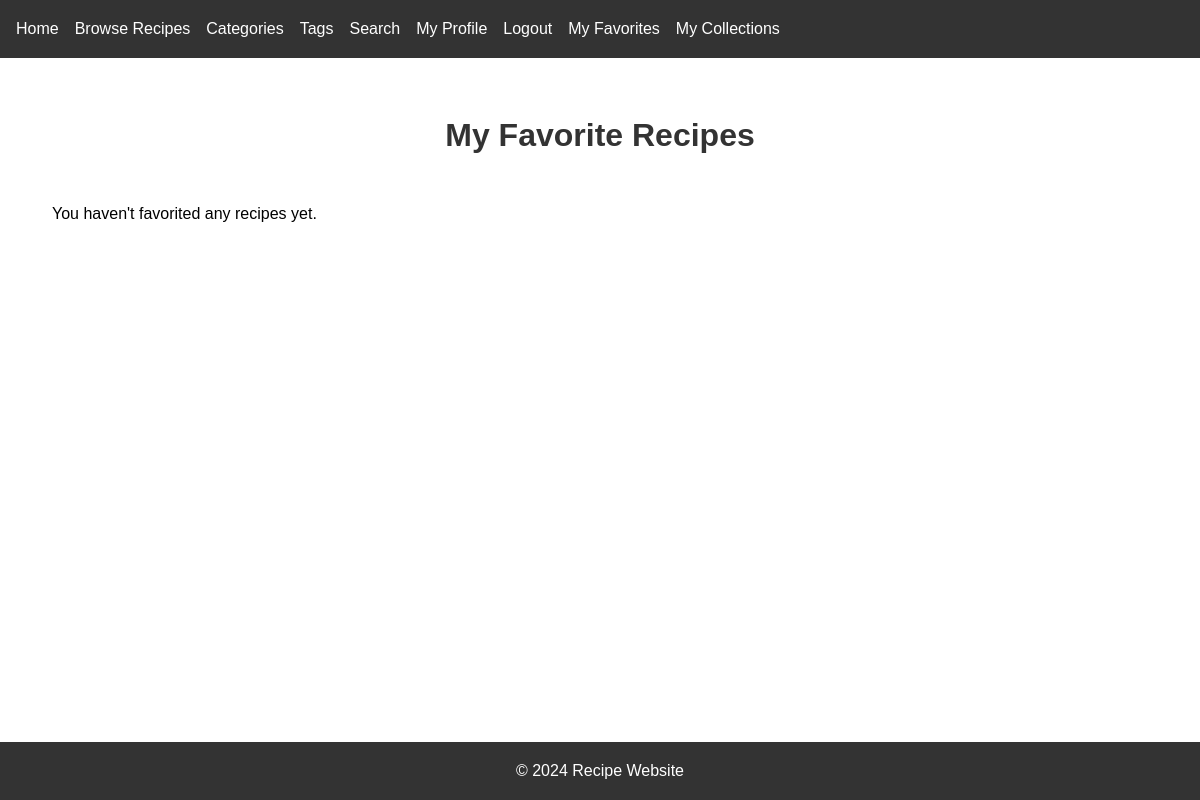
The page /favorites/ (signed in) on the database as committed earlier.
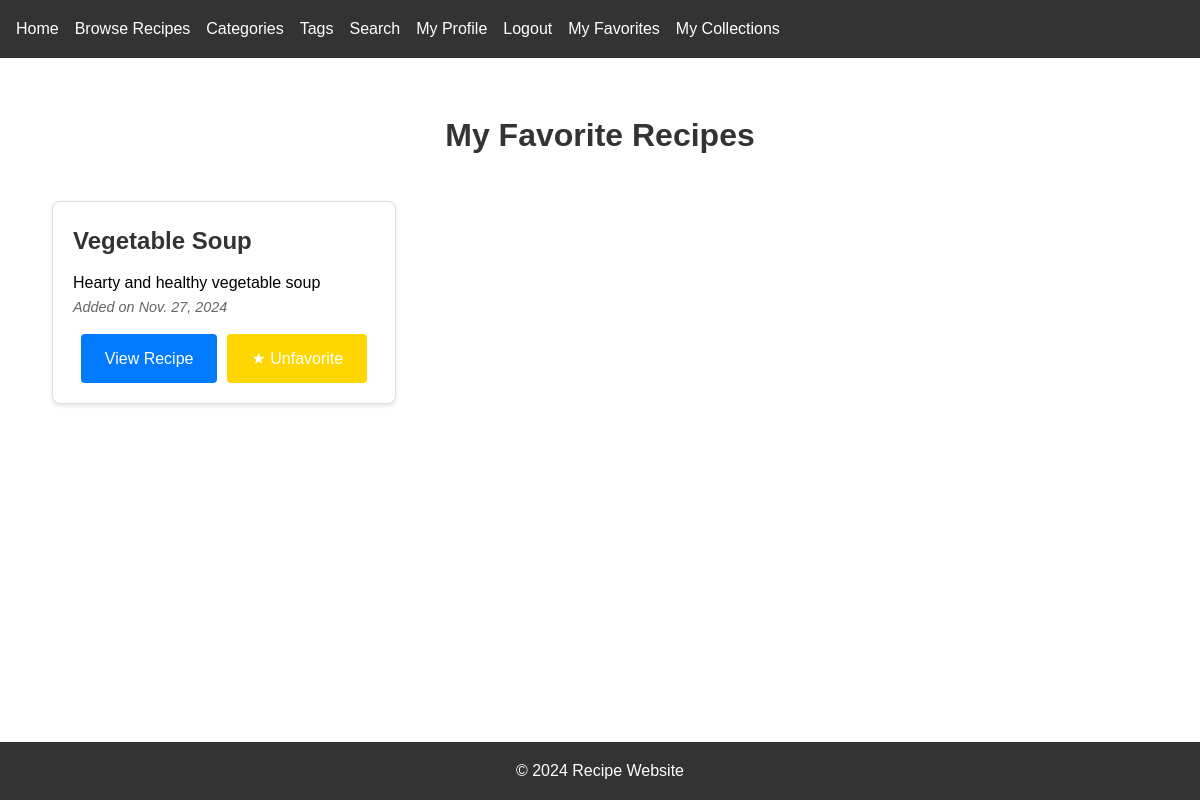
The same page on the database as committed later.
### recipes/models.py (models this page shows, shortened)
class Favorite(models.Model):
    user = models.ForeignKey(User, on_delete=models.CASCADE, related_name='favorites')
    recipe = models.ForeignKey(Recipe, on_delete=models.CASCADE, related_name='favorited_by')
    created_at = models.DateTimeField(auto_now_add=True)
    class Meta:
        unique_together = ['user', 'recipe']  # Prevent duplicate favorites
        ordering = ['-created_at']

class Recipe(models.Model):
    title = models.CharField(max_length=200)
    description = models.TextField()
    ingredients = models.JSONField(
        help_text="Format: {'ingredient_name': {'quantity': number, 'unit': string}}"
    )
    instructions = models.TextField()
    cooking_time = models.IntegerField(help_text="Cooking time in minutes")
    servings = models.IntegerField()
    created_at = models.DateTimeField(auto_now_add=True)
    updated_at = models.DateTimeField(auto_now=True)
    author = models.ForeignKey(User, on_delete=models.CASCADE)
    image = models.ImageField(upload_to='recipe_images/', null=True, blank=True)
    category = models.ForeignKey(
        Category,
        on_delete=models.SET_NULL,
        null=True,
        blank=True,
        related_name='recipes'
    )
    class Meta:
        ordering = ['-created_at']

### recipes/views.py (the view)
# urls.py: path('favorites/', views.favorite_recipes, name='favorite_list'),
@login_required
def favorite_recipes(request):
    favorites = Favorite.objects.filter(user=request.user)
    return render(request, 'recipes/favorite_list.html', {
        'favorites': favorites
    })

### templates/recipes/favorite_list.html (shortened to what this page needs)
{% extends 'recipes/base.html' %}
{% block content %}
<div class="favorites-container">
    <h1>My Favorite Recipes</h1>
    <div class="recipe-grid">
        {% for favorite in favorites %}
            <div class="recipe-card">
                <h3>{{ favorite.recipe.title }}</h3>
                <p>{{ favorite.recipe.description|truncatewords:30 }}</p>
                <p class="favorite-date">Added on {{ favorite.created_at|date }}</p>
                <div class="recipe-card-actions">
                    <a href="{% url 'recipes:recipe_detail' favorite.recipe.pk %}" class="btn">View Recipe</a>
                    <button class="btn btn-favorite active"
                            data-recipe-id="{{ favorite.recipe.id }}"
                            onclick="toggleFavorite(this)">
                        ★ Unfavorite
                    </button>
                </div>
            </div>
        {% empty %}
            <p>You haven't favorited any recipes yet.</p>
        {% endfor %}
    </div>
</div>
{% endblock %}

### templates/recipes/base.html (shortened to what this page needs)
<!DOCTYPE html>
<html lang="en">
<head>
    {% load static %}
    <link rel="stylesheet" href="{% static 'css/style.css' %}">
    <link rel="stylesheet" href="https://cdnjs.cloudflare.com/ajax/libs/font-awesome/5.15.4/css/all.min.css">
</head>
<body>
    <header>
        <nav>
            <ul>
                <li><a href="{% url 'recipes:home' %}">Home</a></li>
                <li><a href="{% url 'recipes:recipes' %}">Browse Recipes</a></li>
                <li><a href="{% url 'recipes:category_list' %}">Categories</a></li>
                <li><a href="{% url 'recipes:tag_list' %}">Tags</a></li>
                <li><a href="{% url 'recipes:recipe_search' %}">Search</a></li>
                {% if user.is_authenticated %}
                    <li><a href="{% url 'recipes:profile' %}">My Profile</a></li>
                    <li><a href="{% url 'recipes:logout' %}">Logout</a></li>
                    <li><a href="{% url 'recipes:favorite_list' %}">My Favorites</a></li>
                    <li><a href="{% url 'recipes:collection_list' %}">My Collections</a></li>
                {% else %}
                    <li><a href="{% url 'login' %}">Login</a></li>
                    <li><a href="{% url 'recipes:register' %}">Register</a></li>
                {% endif %}
            </ul>
        </nav>
    </header>
    <main>
        {% block content %}
        {% endblock %}
    </main>
    <footer>
        <p>&copy; 2024 Recipe Website</p>
    </footer>
</body>
</html>

### static/css/style.css (style rules this page uses)
* { margin: 0; padding: 0; box-sizing: border-box; }
body { font-family: Arial, sans-serif; line-height: 1.6; }
header { background-color: #333; color: white; padding: 1rem; }
nav ul { list-style: none; display: flex; gap: 1rem; }
nav a { color: white; text-decoration: none; }
main { padding: 2rem; max-width: 1200px; margin: 0 auto; }
footer { background-color: #333; color: white; text-align: center; padding: 1rem; position: fixed; bottom: 0; width: 100%; }
.recipe-grid { display: grid; grid-template-columns: repeat(auto-fill, minmax(300px, 1fr)); gap: 2rem; padding: 20px; }
.recipe-card { background: white; border: 1px solid #ddd; border-radius: 8px; padding: 20px; box-shadow: 0 2px 4px rgba(0,0,0,0.1); }
.recipe-card h3 { color: #333; margin-bottom: 10px; font-size: 1.5rem; }
h1, h2 { text-align: center; color: #333; margin: 20px 0; }
.btn { padding: 0.5rem 1rem; border-radius: 4px; text-decoration: none; color: white; background: #007bff; }
.btn-favorite { background: transparent; border: 2px solid #ffd700; color: #ffd700; padding: 5px 10px; cursor: pointer; transition: all 0.3s ease; }
.btn-favorite.active { background: #ffd700; color: white; }
.favorite-date { color: #666; font-size: 0.9em; font-style: italic; }
.recipe-card-actions { display: flex; gap: 10px; justify-content: center; margin-top: 15px; }
.btn { padding: 0.75rem 1.5rem; border: none; border-radius: 4px; cursor: pointer; font-size: 1rem; text-decoration: none; text-align: center; }

Rows that differ between the two databases and show on the page:
added Favorite: recipe "Vegetable Soup", recipe.description "Hearty and healthy vegetable soup", created_at "Nov. 27, 2024"
Other text that changed with them:
text no longer shown: "You haven't favorited any recipes yet."
